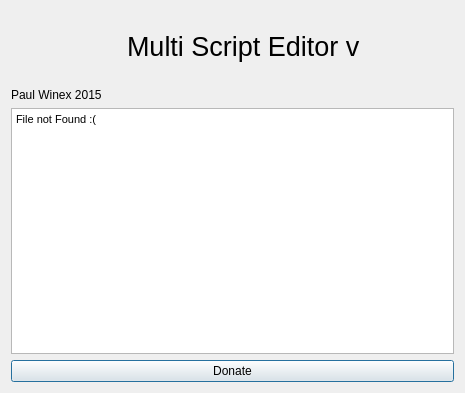
<?xml version="1.0" encoding="UTF-8"?>
<ui version="4.0">
 <class>Dialog</class>
 <widget class="QDialog" name="Dialog">
  <property name="geometry">
   <rect>
    <x>0</x>
    <y>0</y>
    <width>465</width>
    <height>393</height>
   </rect>
  </property>
  <property name="windowTitle">
   <string>About Multi Script Editor</string>
  </property>
  <layout class="QVBoxLayout" name="verticalLayout" stretch="0,0,1,0">
   <item>
    <layout class="QHBoxLayout" name="horizontalLayout">
     <property name="topMargin">
      <number>20</number>
     </property>
     <property name="bottomMargin">
      <number>20</number>
     </property>
     <item>
      <spacer name="horizontalSpacer">
       <property name="orientation">
        <enum>Qt::Horizontal</enum>
       </property>
       <property name="sizeHint" stdset="0">
        <size>
         <width>40</width>
         <height>20</height>
        </size>
       </property>
      </spacer>
     </item>
     <item>
      <widget class="QLabel" name="icon_lb">
       <property name="font">
        <font>
         <pointsize>20</pointsize>
        </font>
       </property>
       <property name="text">
        <string/>
       </property>
      </widget>
     </item>
     <item>
      <widget class="QLabel" name="title_lb">
       <property name="font">
        <font>
         <pointsize>20</pointsize>
        </font>
       </property>
       <property name="text">
        <string>Multi Script Editor v</string>
       </property>
      </widget>
     </item>
     <item>
      <spacer name="horizontalSpacer_2">
       <property name="orientation">
        <enum>Qt::Horizontal</enum>
       </property>
       <property name="sizeHint" stdset="0">
        <size>
         <width>40</width>
         <height>20</height>
        </size>
       </property>
      </spacer>
     </item>
    </layout>
   </item>
   <item>
    <widget class="QLabel" name="text_link_lb">
     <property name="text">
      <string>Paul Winex 2015</string>
     </property>
    </widget>
   </item>
   <item>
    <widget class="QTextBrowser" name="textBrowser">
     <property name="html">
      <string>&lt;!DOCTYPE HTML PUBLIC &quot;-//W3C//DTD HTML 4.0//EN&quot; &quot;http://www.w3.org/TR/REC-html40/strict.dtd&quot;&gt;
&lt;html&gt;&lt;head&gt;&lt;meta name=&quot;qrichtext&quot; content=&quot;1&quot; /&gt;&lt;style type=&quot;text/css&quot;&gt;
p, li { white-space: pre-wrap; }
&lt;/style&gt;&lt;/head&gt;&lt;body style=&quot; font-family:'MS Shell Dlg 2'; font-size:8.25pt; font-weight:400; font-style:normal;&quot;&gt;
&lt;p style=&quot; margin-top:0px; margin-bottom:0px; margin-left:0px; margin-right:0px; -qt-block-indent:0; text-indent:0px;&quot;&gt;&lt;span style=&quot; font-size:8pt;&quot;&gt;File not Found :(&lt;/span&gt;&lt;/p&gt;&lt;/body&gt;&lt;/html&gt;</string>
     </property>
    </widget>
   </item>
   <item>
    <layout class="QHBoxLayout" name="horizontalLayout_2">
     <item>
      <widget class="QPushButton" name="donate_btn">
       <property name="text">
        <string>Donate</string>
       </property>
      </widget>
     </item>
    </layout>
   </item>
  </layout>
 </widget>
 <resources/>
 <connections/>
</ui>
